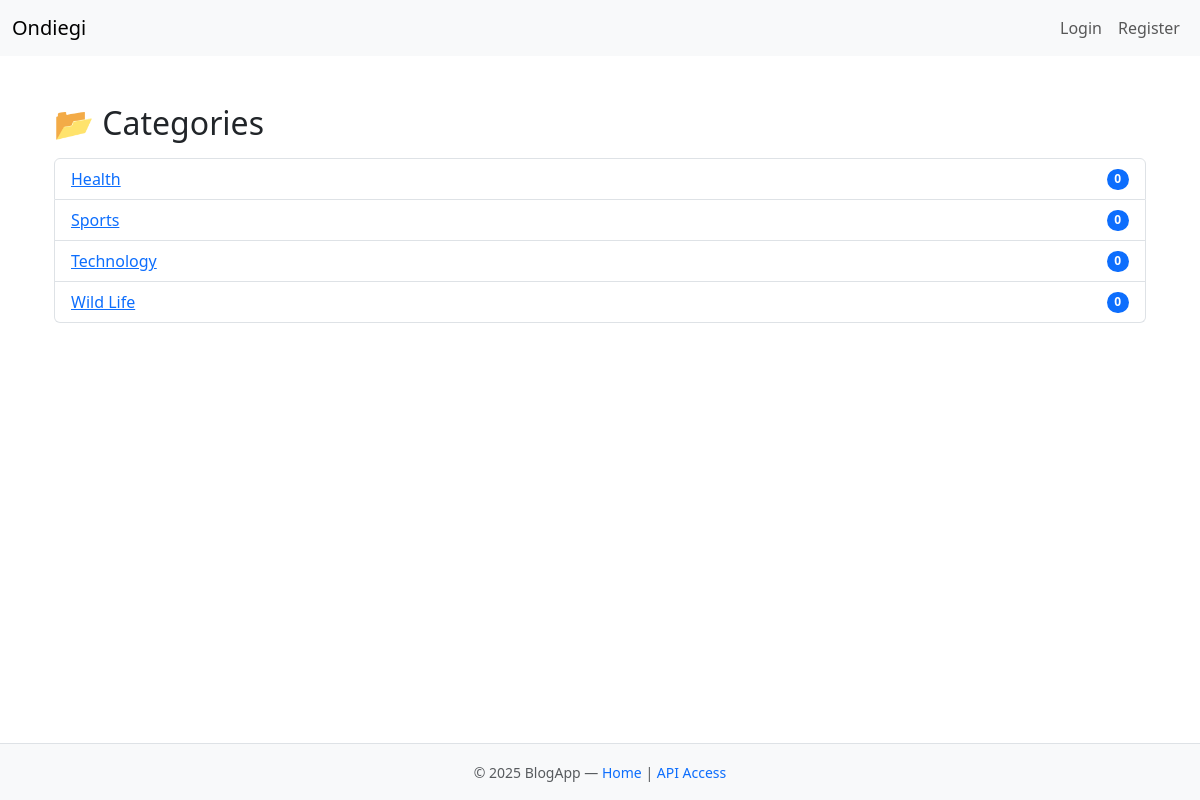
The page /blog/categories/ on the database as committed earlier.
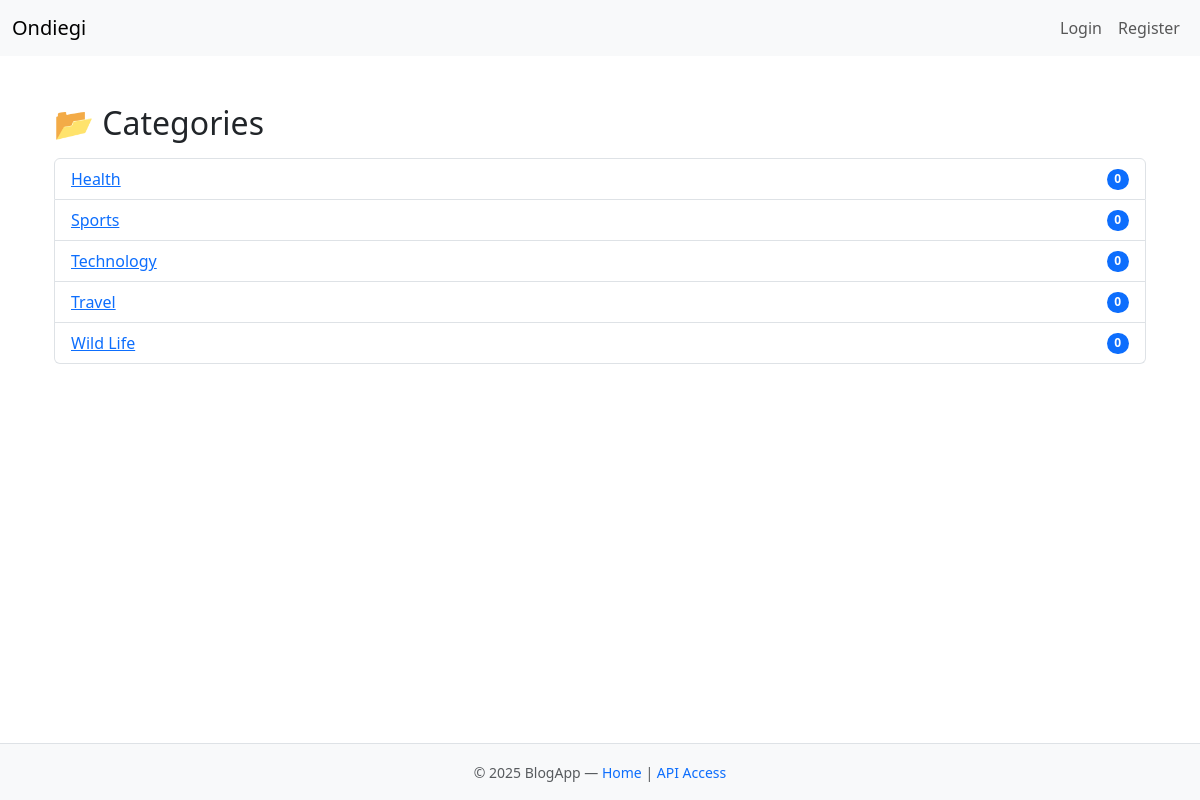
The same page on the database as committed later.
### blog/models.py (models this page shows, shortened)
class Category(models.Model):
    name = models.CharField(max_length=100, unique=True)
    slug = models.SlugField(max_length=120, unique=True, blank=True)
    class Meta:
        verbose_name_plural = "Categories"

### blog/views.py (the view)
# urls.py: path('categories/', CategoryListHTMLView.as_view(), name='category-list'),
class CategoryListHTMLView(ListView):
    model = Category
    template_name = "blog/category_list.html"
    context_object_name = "categories"
    ordering = ["name"]
    def get_queryset(self):
        return Category.objects.annotate(post_count=Count("posts"))

### blog/templates/blog/category_list.html
{% extends "base.html" %}
{% block content %}
<div class="container mt-4">
    <h2 class="mb-3">📂 Categories</h2>
    {% if categories %}
        <ul class="list-group">
            {% for category in categories %}
                <li class="list-group-item d-flex justify-content-between align-items-center">
                    <a href="{% url 'category-posts' category.slug %}">
                        {{ category.name }}
                    </a>
                    <span class="badge bg-primary rounded-pill">
                        {{ category.post_count }}
                    </span>
                </li>
            {% endfor %}
        </ul>
    {% else %}
        <p class="text-muted">No categories available yet.</p>
    {% endif %}
</div>
{% endblock %}

Rows that differ between the two databases and show on the page:
added Category: name "Travel", post_count "0"
